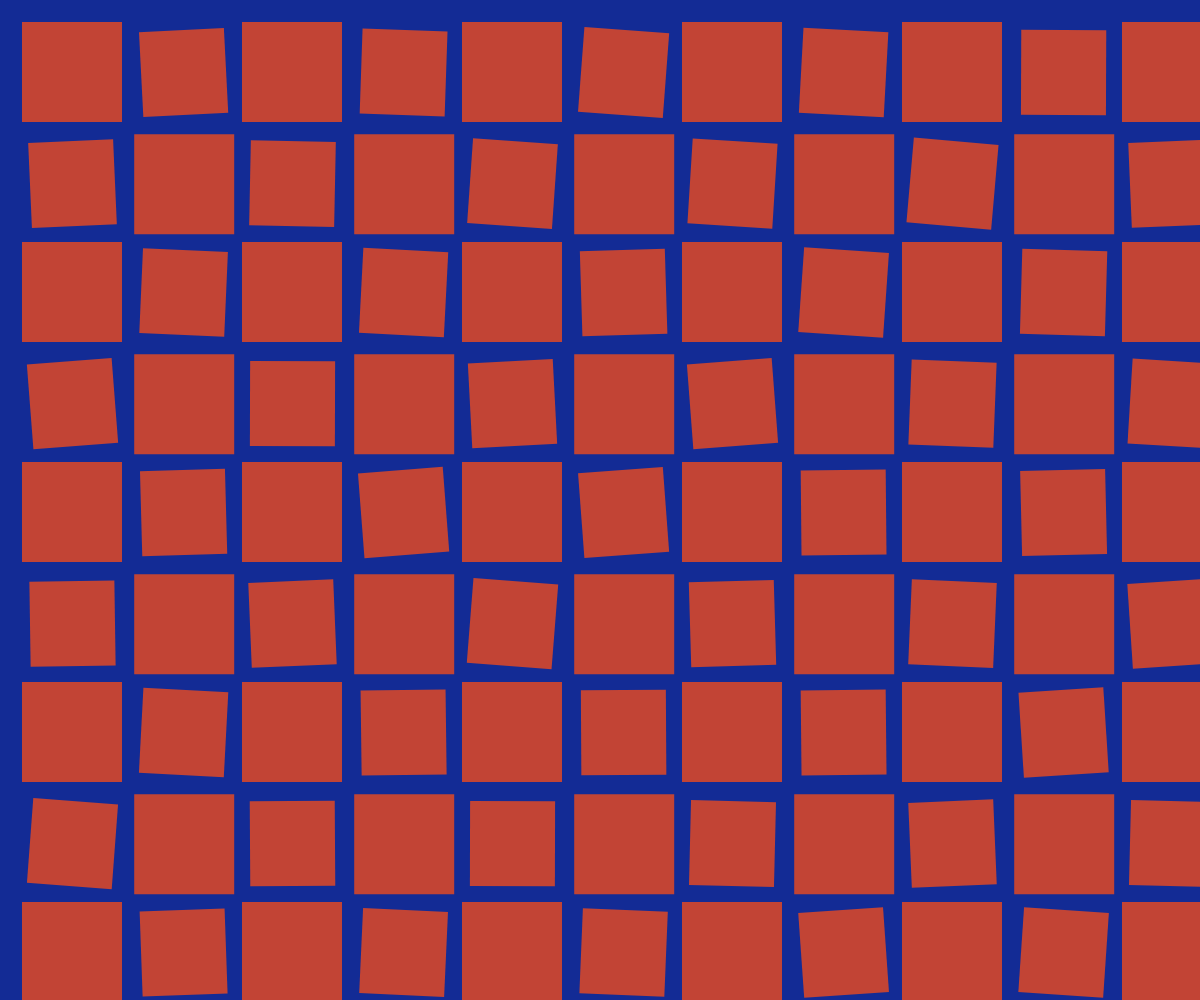
Frame 1 (no input)
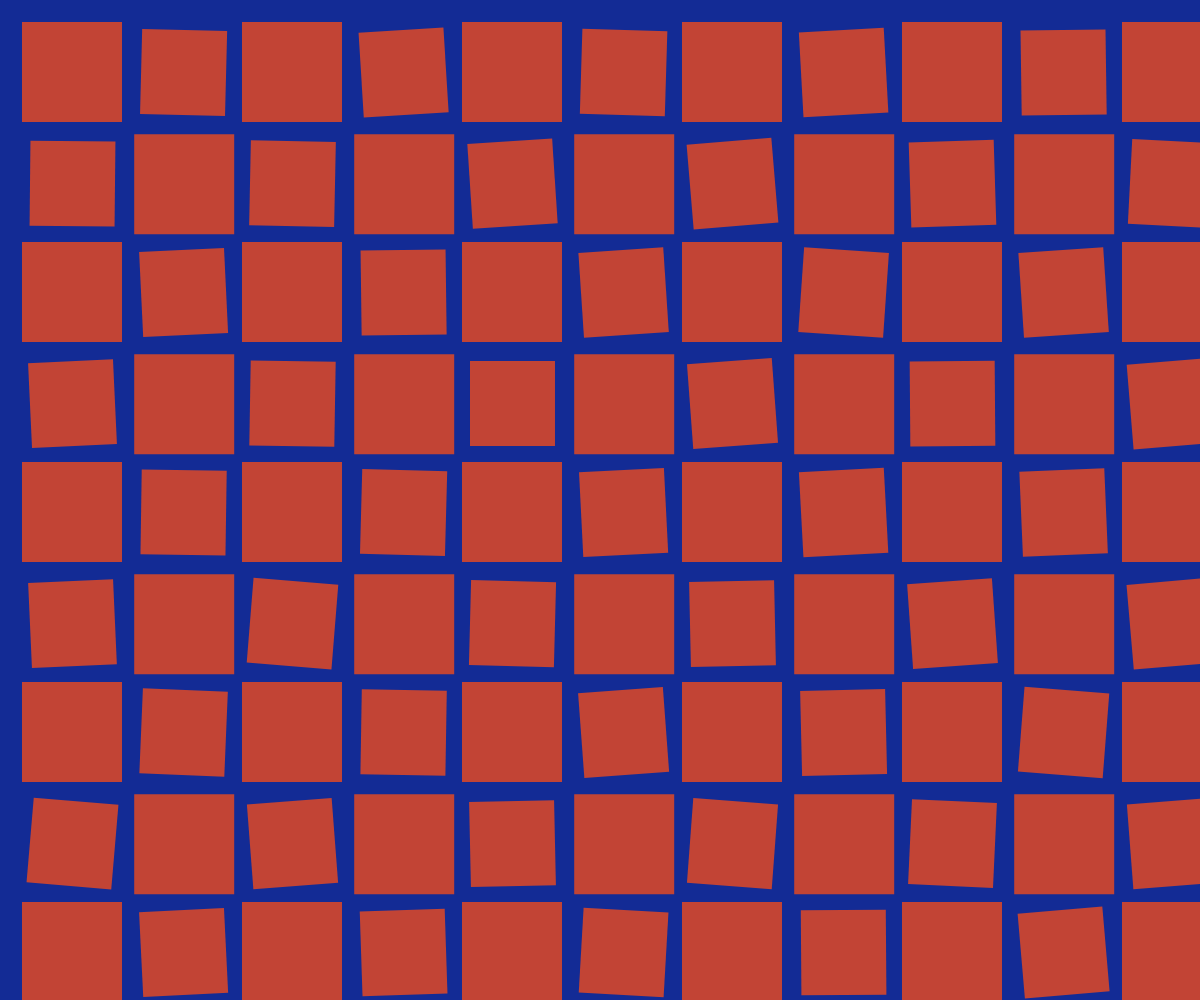
Frame 2 (the mouse pressed at the canvas centre, redrawn once)

The p5.js sketch that drew these frames (run headless with seeded random() and noise() and a simulated clock; the mouse was pressed at the canvas centre and the sketch redrawn once):

// p5.js sketch
// ── sketch.js
function setup() {
  createCanvas(windowWidth, windowHeight);
  angle = random(TWO_PI); // Gera um ângulo randômico
  noLoop();
}

function draw() {
  background("#132b95");

  noStroke();
  fill("#c24435");

let columns = windowWidth / (100 + 10);
let rows = windowHeight / (100 + 10);

// 1 grande
for (let i = 0.1; i < columns; i++) {
  for (let r = 0.1; r < rows; r++){
    rect(i * 220, r * 220, 100, 100);
  }
}

// 2 grande
for (let i = 0.61; i < columns; i++) {
  for (let r = 0.61; r < rows; r++){
    rect(i * 220, r * 220, 100, 100);
  }
}

//1 pequeno
for (let i = 0.63; i < columns; i++) {
  for (let r = 0.125; r < rows; r++) {
      // Gera um ângulo randômico entre 0 e 5 graus
      let angle = random(-5,5) * (PI / 180); // Converte para radianos
      // Calcula a posição central do retângulo
      let x = i * 220 + 45; // 90/2 = 45
      let y = r * 220 + 45; // 90/2 = 45

      // Translada para o centro do retângulo
      push(); // Salva o estado atual do contexto
      translate(x, y);
      rotate(angle); // Rotaciona pelo ângulo randômico
      rectMode(CENTER); // Define o modo de desenho para o centro
      rect(0, 0, 85, 85); // Desenha o retângulo
      pop(); // Restaura o estado anterior do contexto
  }
}

//2 pequeno
for (let i = 0.125; i < columns; i++) {
  for (let r = 0.63; r < rows; r++) {
      // Gera um ângulo randômico entre 0 e 5 graus
      let angle = random(-5,5) * (PI / 180); // Converte para radianos
      // Calcula a posição central do retângulo
      let x = i * 220 + 45; // 90/2 = 45
      let y = r * 220 + 45; // 90/2 = 45

      // Translada para o centro do retângulo
      push(); // Salva o estado atual do contexto
      translate(x, y);
      rotate(angle); // Rotaciona pelo ângulo randômico
      rectMode(CENTER); // Define o modo de desenho para o centro
      rect(0, 0, 85, 85); // Desenha o retângulo
      pop(); // Restaura o estado anterior do contexto
  }
}

}
